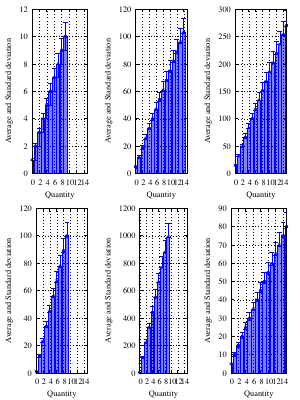

Write the gnuplot code that produced this figure.
set terminal pdf enhanced font "Times,9" size 3,4
set output "multiplot.pdf"

set boxwidth 0.9 relative
set style  fill transparent solid 0.5

set grid

set xlab "Quantity"
set ylab "Average and Standard deviation"

# Customize errorbars
set errorbars 1.5

# Filename
dir="datafiles/"

set multi layout 2,3

unset key

set xrange [0:15]

do for [i=1:6] {
#	This is the file dir/f.1, dir/f.2, etc.
	stats dir."f.".(i) noout;
	plot dir."f.".(i) u 1 w boxes lc rgb "blue" not,\
	"" u 0:1:($1-1):($1+0.1*$1) w yerr lw 1 pt 3 ps .3 lc rgb "blue" t "Measuremets"
#	This is x:y:ylow:yhigh
}
